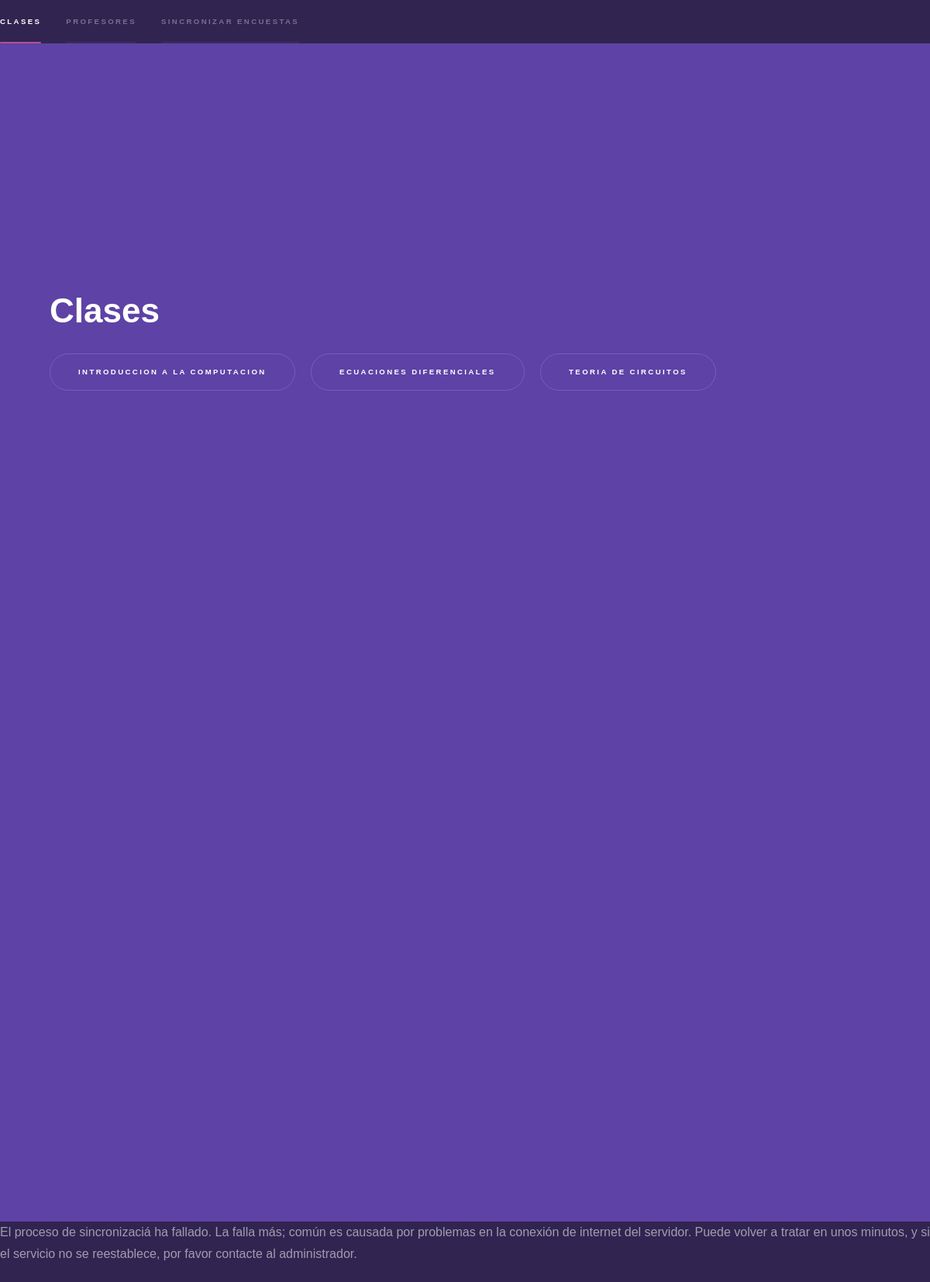
Before: /encuestas/ (signed in) with the older database file.
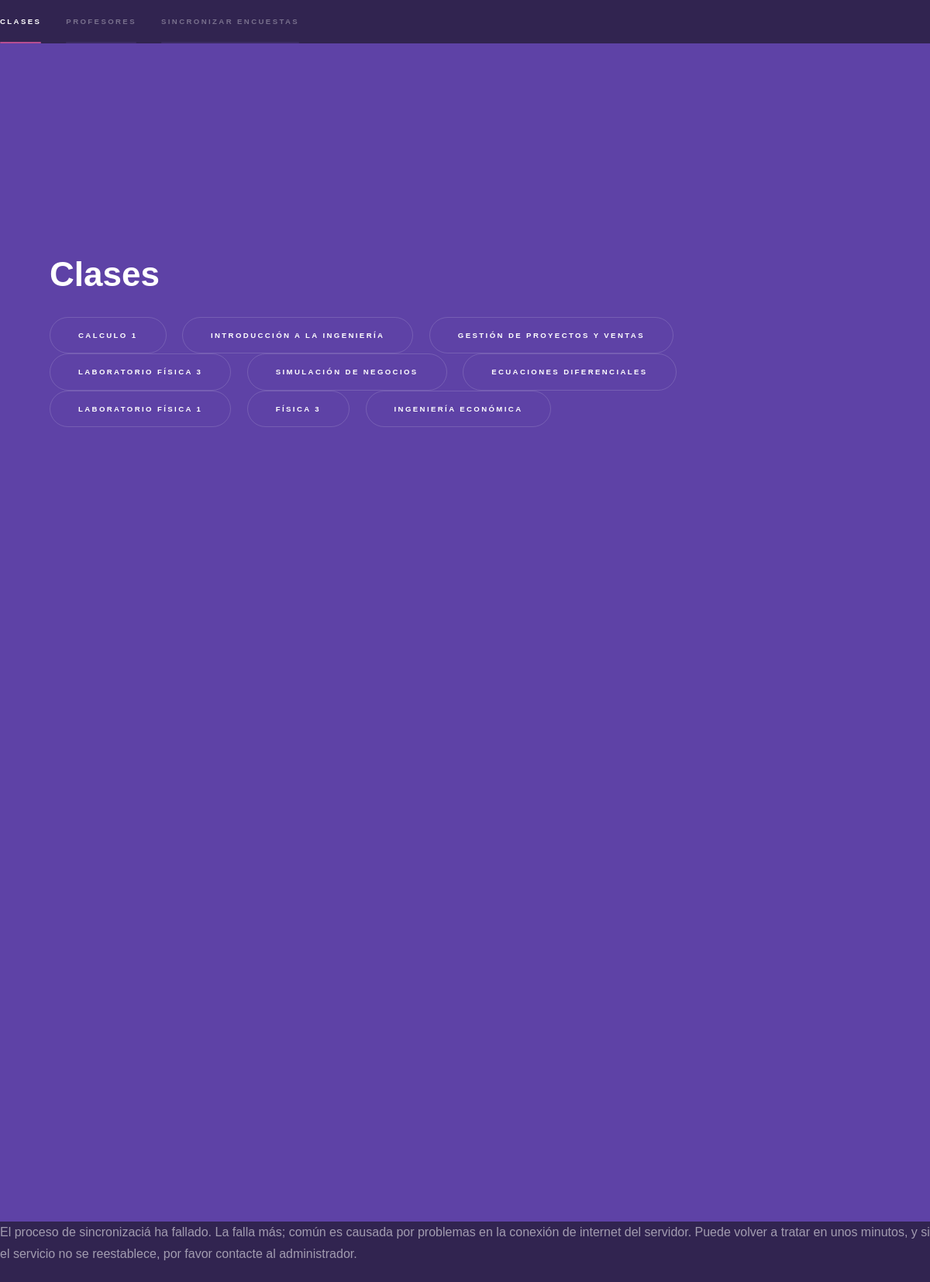
After: the same page with the newer database file.
### encuestas/models.py (models this page shows, shortened)
class Clase(models.Model):
    nombre = models.CharField(max_length=200)

### encuestas/views.py (the view)
@login_required
@csrf_exempt
def index(request):
    template = loader.get_template('encuestas/index.html')
    profesores = [(i.nombre,i.id) for i in Profesor.objects.all()]
    clases = [(i.nombre,i.id) for i in Clase.objects.all()]
    context = { 'profesores': profesores, 'clases': clases}
    return HttpResponse(template.render(context, request))

### encuestas/templates/encuestas/index.html (shortened to what this page needs)
<!DOCTYPE HTML>
{% load staticfiles %}
<html>
	<head>
        <link rel="stylesheet" href="{% static "encuestas/assets/css/main.css" %}" />
        <link rel="stylesheet" href="{% static "encuestas/assets/css/jquery-ui.css" %}">
	</head>
	<body>
			<section id="sidebar">
					<nav>
						<ul>
							<li><a href="#clases">Clases</a></li>
							<li><a href="#profesores">Profesores</a></li>
                            {% if user.is_authenticated %}
                                <li><a href="#" id="sync">Sincronizar encuestas</a></li>
                            {%endif%}
						</ul>
					</nav>
			</section>
			<div id="wrapper">
					<section id="clases" class="wrapper style1 fullscreen fade-up">
						<div class="inner">
							<h1>Clases</h1>
							<ul class="actions">
                                {% for i in clases %}
                                    <li><a href="/encuestas/lista/{{i.1}}/1/" class="button scrolly">{{i.0}}</a></li>
                                {% endfor %}
							</ul>
						</div>
					</section>
					<section id="profesores" class="wrapper style1 fullscreen fade-up">
					</section>
			</div>
        <div id="dialogER" title="Error. Por favor intente m&aacute;s tarde">
          <p>El proceso de sincronizaci&aacute; ha fallado. La falla m&aacutes; com&uacute;n es causada por problemas en la conexi&oacute;n de internet del servidor. Puede volver a tratar en unos minutos, y si el servicio no se reestablece, por favor contacte al administrador. </p>
        </div>
	</body>
</html>

Changed rows visible on the page:
removed Clase: nombre "INTRODUCCION A LA COMPUTACION"
removed Clase: nombre "TEORIA DE CIRCUITOS"
added Clase: nombre "CALCULO 1"
added Clase: nombre "INTRODUCCIÓN A LA INGENIERÍA"
added Clase: nombre "GESTIÓN DE PROYECTOS Y VENTAS"
added Clase: nombre "LABORATORIO FÍSICA 3"
added Clase: nombre "SIMULACIÓN DE NEGOCIOS"
added Clase: nombre "LABORATORIO FÍSICA 1"
added Clase: nombre "FÍSICA 3"
added Clase: nombre "INGENIERÍA ECONÓMICA"
